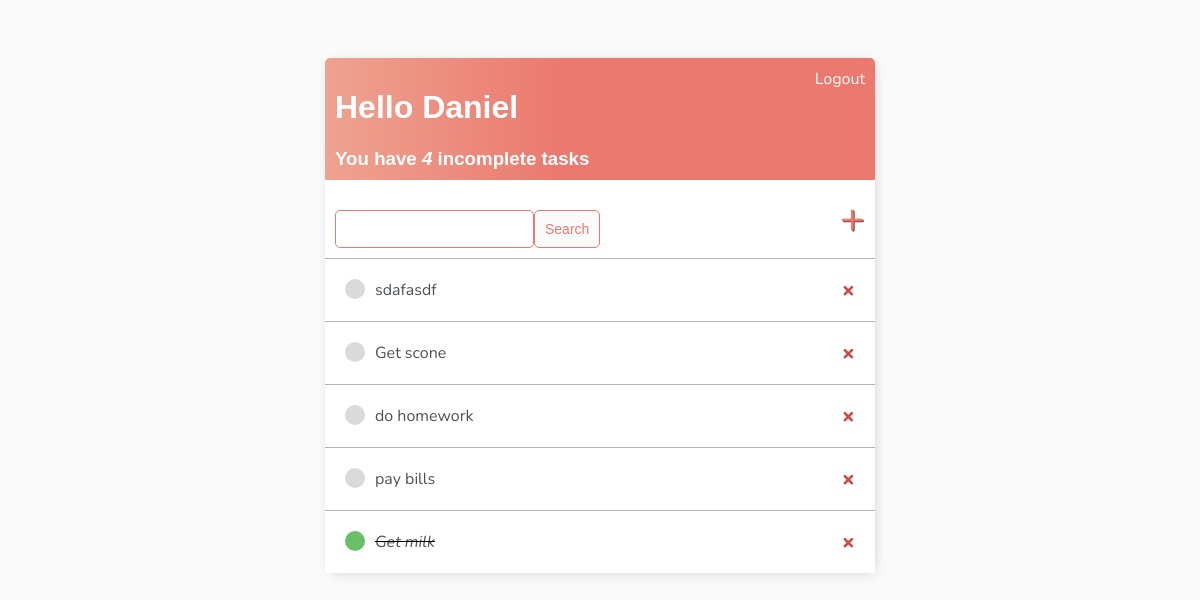
The app's page / (signed in) with its own data.
### base/models.py (models this page shows)
class Task(models.Model):
  user = models.ForeignKey(User, on_delete=models.CASCADE, null=True, blank=True)
  title = models.CharField(max_length=255)
  description = models.TextField(null=True, blank=True)
  complete = models.BooleanField()
  create = models.DateTimeField(auto_now_add=True)
  def __str__(self) -> str:
    return self.title
  class Meta:
    ordering = ['complete']

### base/views.py (the view)
# urls.py: path('', TaskList.as_view(), name='tasks'),
class TaskList(LoginRequiredMixin, ListView):
  model = Task
  context_object_name: Optional[str] = 'tasks'
  def get_context_data(self, **kwargs: Any):
    context = super().get_context_data(**kwargs)
    context['tasks'] = context['tasks'].filter(user=self.request.user)
    context['count'] = context['tasks'].filter(complete=False).count()
    search_input = self.request.GET.get('search-area') or ''
    if search_input:
      context['tasks'] = context['tasks'].filter(title__startswith=search_input)
    context['search_input'] = search_input
    return context

### base/templates/base/task_list.html
{% extends 'base/main.html' %}
{% block content %}
<div class="header-bar">
  <div>
    <h1>Hello {{request.user|title}}</h1>
    <h3 style="margin:0">You have <i>{{count}}</i> incomplete task{{count|pluralize:"s"}}</h3>
  </div>
  {% if request.user.is_authenticated %}
  <a href="{% url 'logout' %}">Logout</a>
  {% else %}
  <a href="{% url 'login' %}">Login</a>
  {% endif %}
</div>
<div id="search-add-wrapper">
  <form action="" method="GET" style="margin-top: 20px; display: flex;">
    <input type="text" name="search-area" value="{{search_input}}">
    <input class="button" type="submit" value="Search">
  </form>
  <a id="add-link" href="{% url 'task-create' %}">&#x2b;</a>
</div>
<div class="task-items-wrapper">
  {% for task in tasks %}
  <div class="task-wrapper">
    {% if task.complete %}
    <div class="task-title">
      <div class="task-complete-icon"></div>
      <i><s><a href="{% url 'task-update' task.id %}">{{task}}</a></s></i>
    </div>
    <a class="delete-link" href="{% url 'task-delete' task.id %}">&#215;</a>
    {% else %}
    <div class="task-title">
      <div class="task-incomplete-icon"></div>
      <a href="{% url 'task-update' task.id %}">{{task}}</a>
    </div>
    <a class="delete-link" href="{% url 'task-delete' task.id %}">&#215;</a>
    {% endif %}
  </div>
  {% empty %}
  <h3>No items in list</h3>
  {% endfor %}
</div>
{% endblock content %}

### base/templates/base/main.html (style rules this page uses)
body { background-color: #FAFAFA; font-family: 'Nunito', sans-serif; padding: 50px; }
h1, h2, h3, h4, h5 { font-family: 'Raleway', sans-serif; }
a, p { color: #4b5156 }
.header-bar { display: flex; justify-content: space-between; color: #fff; padding: 10px; border-radius: 5px 5px 0 0; background: linear-gradient(90deg, #EEA390 0%, #EB796F 43%, #EB796F 100%); }
.header-bar a { color: #fff; text-decoration: none; }
.task-wrapper { display: flex; align-items: center; justify-content: space-between; padding: 20px; background-color: #fff; border-top: 1px solid rgb(182, 179, 179); }
.task-title { display: flex; }
.task-title a { text-decoration: none; color: #4b5156; margin-left: 10px; }
.task-complete-icon { height: 20px; width: 20px; background-color: rgb(105, 192, 105); border-radius: 50%; }
.task-incomplete-icon { height: 20px; width: 20px; background-color: rgb(218, 218, 218); border-radius: 50%; }
.delete-link { text-decoration: none; font-weight: 900; color: #cf4949; font-size: 22px; line-height: 0; }
#search-add-wrapper { display: flex; justify-content: space-between; align-items: center; padding: 10px; }
#add-link { color: #EB796F; text-decoration: none; font-size: 42px; text-shadow: 1px 1px #81413B; }
input[type=text], input[type=password], textarea { border: 1px solid #EB796F; border-radius: 5px; padding: 10px; width: 90%; }
.button { border: 1px solid #EB796F; background-color: #FAFAFA; color: #EB796F; padding: 10px; font-size: 14px; border-radius: 5px; cursor: pointer; text-decoration: none; }

### records on screen
Task: title "sdafasdf"
Task: title "Get scone"
Task: title "do homework"
Task: title "pay bills"
Task: title "Get milk"

### other values on screen
{{ request.user|title }} "Daniel"
{{ count }} "4"
